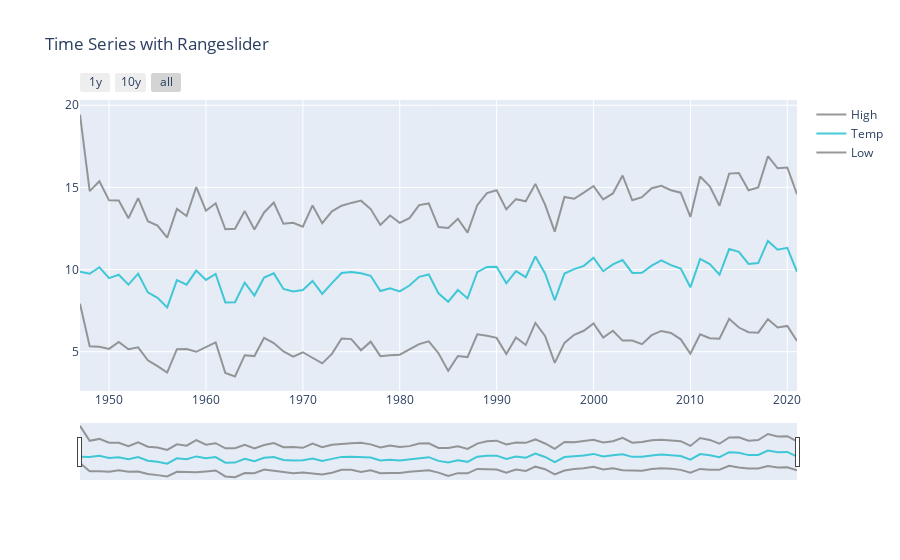

Here is the notebook cell this chart was saved with:
### Code cell
import plotly.graph_objs as go
from plotly.offline import download_plotlyjs, init_notebook_mode, plot, iplot


init_notebook_mode(connected=True)

trace_middle = go.Scatter(
    x=temp_wue.year, 
    y=temp_wue.mean_temp_c,
    name = "Temp",
    line = dict(color = '#17BECF'),
    opacity = 0.8)

trace_high = go.Scatter(
    x=temp_wue.year, 
    y=temp_wue.max_temp_c,
    name = "High",
    line = dict(color = '#7F7F7F'),
    opacity = 0.8)    
    
trace_low = go.Scatter(
      x=temp_wue.year, 
    y=temp_wue.min_temp_c,
    name = "Low",
    line = dict(color = '#7F7F7F'),
    opacity = 0.8)

data = [trace_high,trace_middle,trace_low]

layout = dict(
    title='Time Series with Rangeslider',
    xaxis=dict(
        rangeselector=dict(
            buttons=list([
                dict(count=1,
                     label='1y',
                     step='year',
                     stepmode='backward'),
                dict(count=6,
                     label='10y',
                     step='year',
                     stepmode='backward'),
                dict(step='all')
            ])
        ),
        rangeslider=dict(
            visible = True
        ),
        type='date'
    )
)

fig = dict(data=data, layout=layout)
iplot(fig, filename = "Time Series with Rangeslider")
